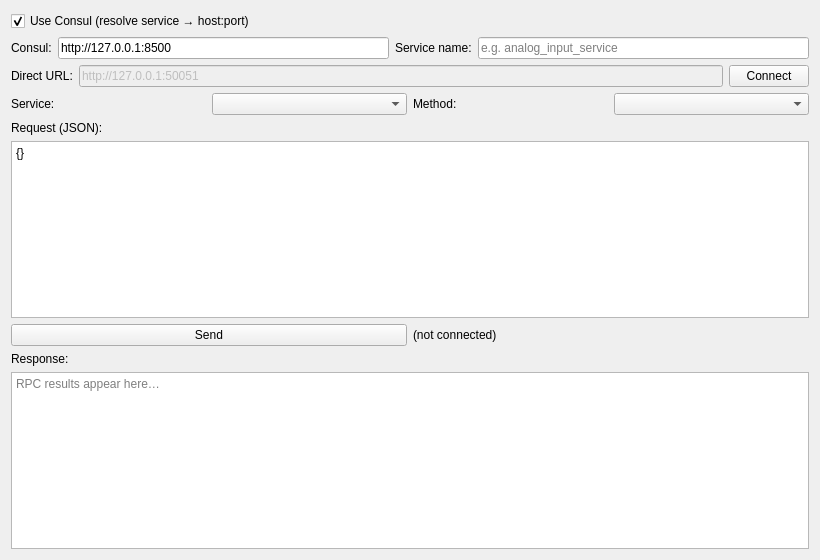
<?xml version="1.0" encoding="UTF-8"?>
<ui version="4.0">
 <class>MainWindow</class>
 <widget class="QWidget" name="MainWindow">
  <property name="geometry">
   <rect><x>0</x><y>0</y><width>820</width><height>560</height></rect>
  </property>
  <property name="windowTitle">
   <string>MultiProto (Qt Client)</string>
  </property>
  <layout class="QVBoxLayout" name="verticalLayout">
   <item>
    <layout class="QHBoxLayout" name="modeRow">
     <item>
      <widget class="QCheckBox" name="useConsul">
       <property name="text"><string>Use Consul (resolve service → host:port)</string></property>
       <property name="checked"><bool>true</bool></property>
      </widget>
     </item>
    </layout>
   </item>
   <item>
    <layout class="QHBoxLayout" name="consulRow">
     <item>
      <widget class="QLabel" name="consulUrlLabel">
       <property name="text"><string>Consul:</string></property>
      </widget>
     </item>
     <item>
      <widget class="QLineEdit" name="consulUrlEdit">
       <property name="text"><string>http://127.0.0.1:8500</string></property>
      </widget>
     </item>
     <item>
      <widget class="QLabel" name="serviceNameLabel">
       <property name="text"><string>Service name:</string></property>
      </widget>
     </item>
     <item>
      <widget class="QLineEdit" name="serviceNameEdit">
       <property name="placeholderText"><string>e.g. analog_input_service</string></property>
      </widget>
     </item>
    </layout>
   </item>
   <item>
    <layout class="QHBoxLayout" name="hostRow">
     <item>
      <widget class="QLabel" name="hostLabel">
       <property name="text"><string>Direct URL:</string></property>
      </widget>
     </item>
     <item>
      <widget class="QLineEdit" name="hostEdit">
       <property name="text"><string>http://127.0.0.1:50051</string></property>
       <property name="enabled"><bool>false</bool></property>
      </widget>
     </item>
     <item>
      <widget class="QPushButton" name="connectButton">
       <property name="text"><string>Connect</string></property>
      </widget>
     </item>
    </layout>
   </item>
   <item>
    <layout class="QHBoxLayout" name="pickRow">
     <item>
      <widget class="QLabel" name="serviceLabel">
       <property name="text"><string>Service:</string></property>
      </widget>
     </item>
     <item>
      <widget class="QComboBox" name="serviceCombo"/>
     </item>
     <item>
      <widget class="QLabel" name="methodLabel">
       <property name="text"><string>Method:</string></property>
      </widget>
     </item>
     <item>
      <widget class="QComboBox" name="methodCombo"/>
     </item>
    </layout>
   </item>
   <item>
    <widget class="QLabel" name="requestLabel">
     <property name="text"><string>Request (JSON):</string></property>
    </widget>
   </item>
   <item>
    <widget class="QPlainTextEdit" name="requestEdit">
     <property name="plainText"><string>{}</string></property>
     <property name="placeholderText"><string>JSON body matching the RPC's request message — e.g. {"channel": 0}</string></property>
    </widget>
   </item>
   <item>
    <layout class="QHBoxLayout" name="sendRow">
     <item>
      <widget class="QPushButton" name="sendButton">
       <property name="text"><string>Send</string></property>
      </widget>
     </item>
     <item>
      <widget class="QLabel" name="statusLabel">
       <property name="text"><string>(not connected)</string></property>
      </widget>
     </item>
    </layout>
   </item>
   <item>
    <widget class="QLabel" name="responseLabel">
     <property name="text"><string>Response:</string></property>
    </widget>
   </item>
   <item>
    <widget class="QTextEdit" name="responseEdit">
     <property name="readOnly"><bool>true</bool></property>
     <property name="placeholderText"><string>RPC results appear here…</string></property>
    </widget>
   </item>
  </layout>
 </widget>
 <resources/>
 <connections/>
</ui>
